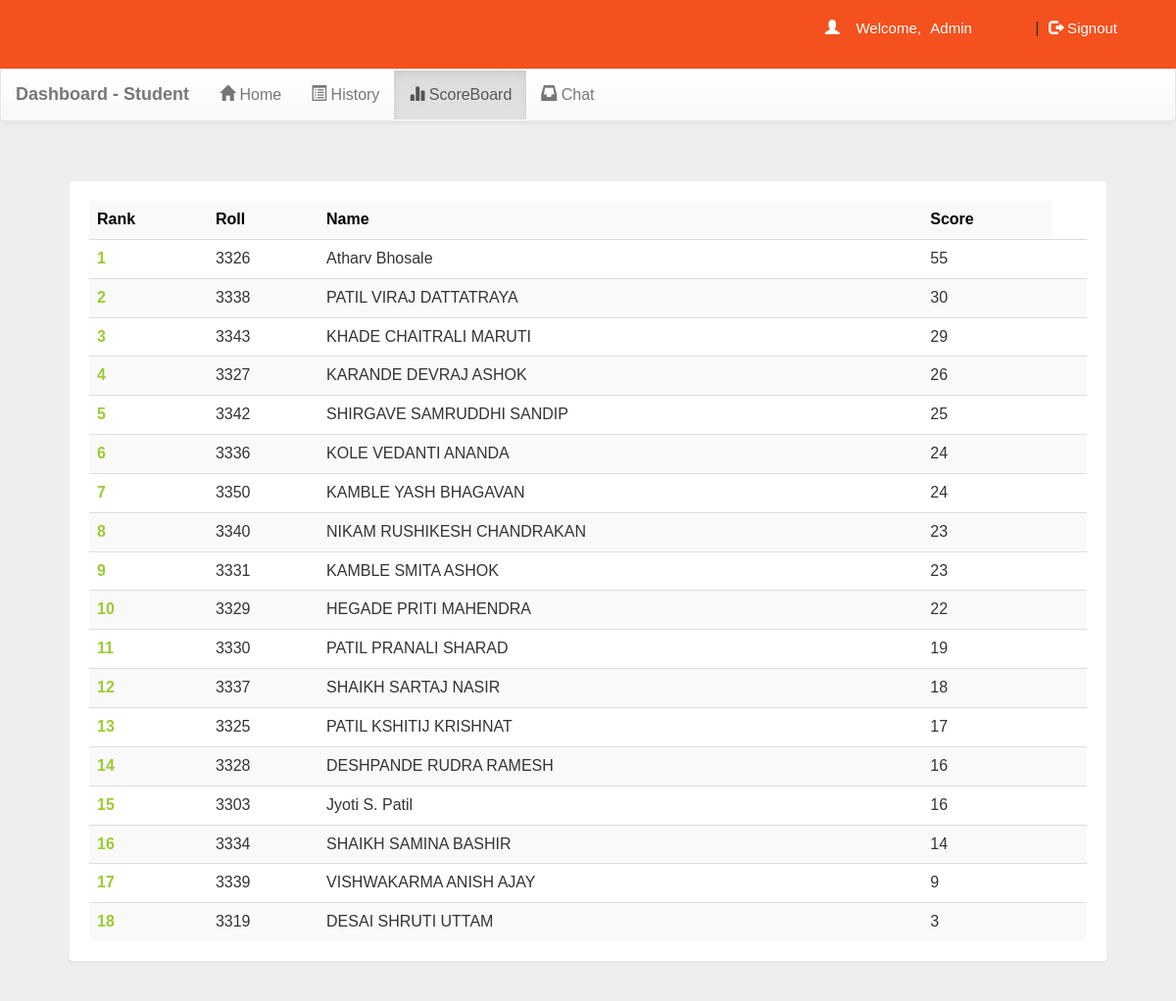
/account.php?q=3 (signed in), run on the app's committed database.
### tables this page shows
CREATE TABLE `rank` (
  `email` varchar(50) NOT NULL,
  `score` int(11) NOT NULL,
  `time` timestamp NOT NULL DEFAULT current_timestamp() ON UPDATE current_timestamp()
);

CREATE TABLE `student_info` (
  `dept_sf` varchar(10) DEFAULT NULL,
  `semester` int(11) DEFAULT NULL,
  `stud_roll` varchar(50) DEFAULT NULL,
  `stud_name` varchar(50) DEFAULT NULL,
  `stud_username` varchar(50) NOT NULL,
  `stud_password` varchar(50) DEFAULT NULL
);

### account.php (the view, shortened to what this page needs)
<!DOCTYPE html PUBLIC "-//W3C//DTD XHTML 1.0 Transitional//EN" "http://www.w3.org/TR/xhtml1/DTD/xhtml1-transitional.dtd">
<html xmlns="http://www.w3.org/1999/xhtml">
   <head>
      <link  rel="stylesheet" href="css/bootstrap.min.css"/>
      <link  rel="stylesheet" href="css/bootstrap-theme.min.css"/>
      <link rel="stylesheet" href="css/main.css">
      <link  rel="stylesheet" href="css/font.css">
   </head>
   <body>
      <div class="header">
         <div class="row" style="background-color:#f4511e;">
            <div class="col-md-4 col-md-offset-2">
               <?php
                  include_once "dbConnection.php";
                  if (!isset($_SESSION["email"])) {
                      header("location:index.php");
                  } else {
                      $name = $_SESSION["name"];
                      echo '<span class="pull-right top title1" ><span class="log1"><span class="glyphicon glyphicon-user" aria-hidden="true"></span>&nbsp;&nbsp;&nbsp;&nbsp;Welcome,</span> <a href="account.php?q=1" class="log log1">' .
                          $name .
                          '</a>&nbsp;|&nbsp;<a href="logout.php?q=account.php" class="log"><span class="glyphicon glyphicon-log-out" aria-hidden="true"></span>&nbsp;Signout</button></a></span>';
                  }
                  ?>
            </div>
         </div>
      </div>
      <div class="bg">
         <nav class="navbar navbar-default title1">
            <div class="container-fluid">
               <div class="navbar-header">
                  <a class="navbar-brand" href="account.php?q=1"><b>Dashboard - Student</b></a>
               </div>
               <div class="collapse navbar-collapse" id="bs-example-navbar-collapse-1">
                  <ul class="nav navbar-nav navbar left">
                     <li <?php if (@$_GET["q"] == 1) {
                        echo 'class="active"';
                        } ?> ><a href="account.php?q=1"><span class="glyphicon glyphicon-home" aria-hidden="true"></span>&nbsp;Home<span class="sr-only">(current)</span></a></li>
                     <li <?php if (@$_GET["q"] == 2) {
                        echo 'class="active"';
                        } ?>><a href="account.php?q=2"><span class="glyphicon glyphicon-list-alt" aria-hidden="true"></span>&nbsp;History</a></li>
                     <li <?php if (@$_GET["q"] == 3) {
                        echo 'class="active"';
                        } ?>><a href="account.php?q=3"><span class="glyphicon glyphicon-stats" aria-hidden="true"></span>&nbsp;ScoreBoard</a></li>
                     <li <?php if (@$_GET["q"] == 4) {
                        echo 'class="active"';
                        } ?>><a href="account.php?q=4"><span class="glyphicon glyphicon-inbox" aria-hidden="true"></span>&nbsp;Chat</a></li>
                  </ul>
               </div>
            </div>
         </nav>
         <div class="container">
            <div class="row">
               <div class="col-md-12">
                  <?php
                     if (@$_GET["q"] == 3) {
                         ($q = mysqli_query($con, "SELECT * FROM rank  ORDER BY score DESC ")) or
                             die("Error223");
                         echo '<div class="panel title">
                     <table class="table table-striped title1" >
                     <tr style="color:black"><td><b>Rank</b></td><td><b>Roll</b></td><td><b>Name</b></td><td><b>Score</b></td></tr>';
                         $c = 0;
                         while ($row = mysqli_fetch_array($q)) {
                             $e = $row["email"];
                             $s = $row["score"];
                             ($q12 = mysqli_query(
                                 $con,
                                 "SELECT * FROM student_info WHERE stud_username='$e' "
                             )) or die("Error231");
                             while ($row = mysqli_fetch_array($q12)) {
                                 $roll = $row["stud_roll"];
                                 $name = $row["stud_name"];
                             }
                             $c++;
                             echo '<tr><td style="color:#99cc32"><b>' .
                                 $c .
                                 "</b></td><td>" .
                                 $roll .
                                 "</td><td>" .
                                 $name .
                                 "</td><td>" .
                                 $s .
                                 "</td><td>";
                         }
                         echo "</table></div>";
                     }
                     ?>
               </div>
            </div>
         </div>
      </div>
   </body>
</html>

### css/main.css (style rules this page uses)
body { overflow-x:hidden; width:100%; font-size: 12px !important; font-family: Montserrat, sans-serif; background:#eee; min-height:550px; background-attachment:fixed; }
.bg { min-height:540px; }
.panel { border-color:#eee; margin:40px; padding:20px; font: 15px "Century Gothic", "Times Roman", sans-serif; }
.title { font-family:'typo'; }
.header { background:#f4511e; height:70px; }
.title1 { font: 16px "Century Gothic", "Times Roman", sans-serif; }
.top { margin-top:20px; }
.log1 { font: 15px 'Montserrat', sans-serif; color:#fff; margin-left:10px; }
.log { margin:10px; margin-right:60px; margin-left:5px; color:#fff; text-decoration:none; font-size:20px; font-size:15px; }

### data on the page
rank: student_info.stud_roll "3326", student_info.stud_name "Atharv Bhosale", score "55"
rank: student_info.stud_roll "3338", student_info.stud_name "PATIL VIRAJ DATTATRAYA", score "30"
rank: student_info.stud_roll "3343", student_info.stud_name "KHADE CHAITRALI MARUTI", score "29"
rank: student_info.stud_roll "3327", student_info.stud_name "KARANDE DEVRAJ ASHOK", score "26"
rank: student_info.stud_roll "3342", student_info.stud_name "SHIRGAVE SAMRUDDHI SANDIP", score "25"
rank: student_info.stud_roll "3336", student_info.stud_name "KOLE VEDANTI ANANDA", score "24"
rank: student_info.stud_roll "3350", student_info.stud_name "KAMBLE YASH BHAGAVAN", score "24"
rank: student_info.stud_roll "3340", student_info.stud_name "NIKAM RUSHIKESH CHANDRAKAN", score "23"
rank: student_info.stud_roll "3331", student_info.stud_name "KAMBLE SMITA ASHOK", score "23"
rank: student_info.stud_roll "3329", student_info.stud_name "HEGADE PRITI MAHENDRA", score "22"
rank: student_info.stud_roll "3330", student_info.stud_name "PATIL PRANALI SHARAD", score "19"
rank: student_info.stud_roll "3337", student_info.stud_name "SHAIKH SARTAJ NASIR", score "18"
rank: student_info.stud_roll "3325", student_info.stud_name "PATIL KSHITIJ KRISHNAT", score "17"
rank: student_info.stud_roll "3328", student_info.stud_name "DESHPANDE RUDRA RAMESH", score "16"
rank: student_info.stud_roll "3303", student_info.stud_name "Jyoti S. Patil", score "16"
rank: student_info.stud_roll "3334", student_info.stud_name "SHAIKH SAMINA BASHIR", score "14"
rank: student_info.stud_roll "3339", student_info.stud_name "VISHWAKARMA ANISH AJAY", score "9"
rank: student_info.stud_roll "3319", student_info.stud_name "DESAI SHRUTI UTTAM", score "3"

### other printed values
$name "Admin"
